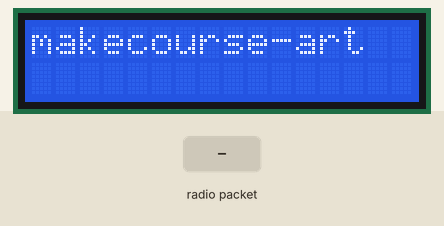
Bench run of a sketch on a simulated Arduino Uno, built with avr-gcc and run on an emulated ATmega328P. Shown: 16×2 character LCD. The test bench sets the inputs (shaded band). No radio packets arrive unless stated; what the sketch prints to the serial monitor is not drawn.

Above: at 3.2 s.
3.3 s: radio packet "1" arrives
At 6.1 s:
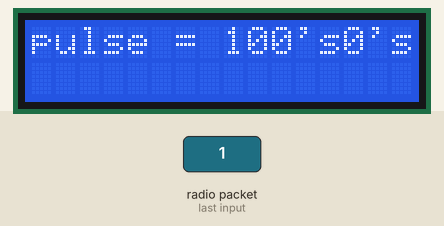
6.3 s: radio packet "6" arrives
At 9.5 s:
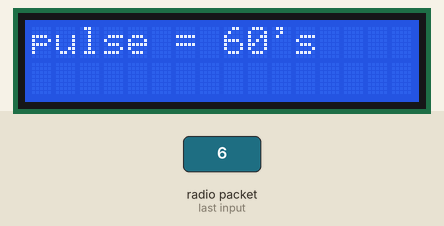
Timing chart, 0 to 11.0 s (numbered marks = the images above; inputs shaded):
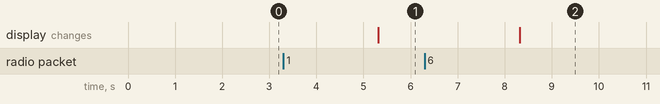

The sketch:

receiverPulses.ino
```cpp
// (licence header left out)
#include <Wire.h>                 //Imports lcd libraries
#include <LiquidCrystal_I2C.h>    //Imports lcd libraries
#include <VirtualWire.h>          ////Imports receiver libraries
LiquidCrystal_I2C myDisplay(0x27,16,2); //sets lcd display
int count; //creates integer variable count
void setup()
{
    myDisplay.init();
    Serial.begin(9600);	// Debugging only
    Serial.println("setup"); // prints the string setup in serial
    vw_set_rx_pin(7); //sets D12 (formerly D7) as receive pin Try A0 or D7 also
    vw_set_ptt_inverted(true); // Required for DR3100
    vw_setup(1000);	 // Bits per sec
    vw_rx_start();       // Start the receiver PLL running
    myDisplay.backlight();//Turns lcd back light on
    myDisplay.print("makecourse-art"); //prints the string phreak on the lcd as in the phantom preak the king of nynex
    delay(2000); //sets a 2 second delay
}

void loop()
{
    uint8_t buf[VW_MAX_MESSAGE_LEN]; //parrameter buffer message being received
    uint8_t buflen = VW_MAX_MESSAGE_LEN; // the length of the buffer received
    if (vw_get_message(buf, &buflen)) // Non-blocking
    {
	      int i;                  // creates an integer variable i
        digitalWrite(13, true); // Flash a light to show received good message
	      // Message with a good checksum received, dump it.
	      Serial.print("Got: ");  // prints string Got: on serial before received data


	      for (i = 0; i < buflen; i++) //for loop with int i set as zero and the buflen, to assure data stream
	      {
          char c = (buf[i]);          //character array varaible of received data
	        Serial.print(c);//prints buffer character by character
	        Serial.print("0's"); //keeps the received within a certain amount instead of constant fluctuating exact pulses
          delay(2000);         // sets a 2 second delay once data is received
          myDisplay.setCursor(1,8); //sets the lcd cursor
          myDisplay.clear();        // clears the lcd screen
          //myDisplay.print("CallSign:  ");
          myDisplay.print("pulse =");  //prints the string pulse = onto the lcd
          myDisplay.print(" "); // leaves a space aftet the = sign on the lcd
          myDisplay.print(c);   // prints the received data onto the lcd
          if (c == '1' ){
          myDisplay.print("00's");
          }
          if (c == '6' ){
          digitalWrite(0,true);
          digitalWrite(1,false);
          }//HAPPY FACE
          if (c == '7' ){
          digitalWrite(0,true);
          digitalWrite(1,false);
          }//HAPPY FACE
          if (c == '8' ){
          digitalWrite(0,true);
          digitalWrite(1,false);
          }//HAPPY FACE
          if (c == '9' ){
          digitalWrite(0,true);
          digitalWrite(1,false);
          }//HAPPY FACE
          if (c == '2' ){
          digitalWrite(1,true);
          digitalWrite(0,false);
          }//ANGRY FACE
          if (c == '3' ){
          digitalWrite(1,true);
          digitalWrite(0,false);
          }//ANGRY FACE
          if (c == '4' ){
          digitalWrite(1,true);
          digitalWrite(0,false);
          }//ANGRY FACE
          if (c == '5' ){
          digitalWrite(1,true);
          digitalWrite(0,false);
          }//ANGRY FACE
          myDisplay.print("0's"); // //keeps the received within a certain amount instead of constant fluctuating exact pulses
         //the following are used for testing purposes
          //volatile char r =Serial.read();
          //myDisplay.print(r);
          //myDisplay.print("0's");
          //myDisplay.print(count);
	      }
	      count++; //increases the count variable by one
        Serial.print(count); // prints the amount of times data is received to serial
	      Serial.println("");  // leaves a space between serial line prints
        digitalWrite(13, false); //flashes the light off at end of the loop
    }

}
```

Measured:
- after the input at 3.3 s, the display: changes after 2.0 s (image 1)
- after the input at 6.3 s, the display: changes after 2.0 s (image 2)
